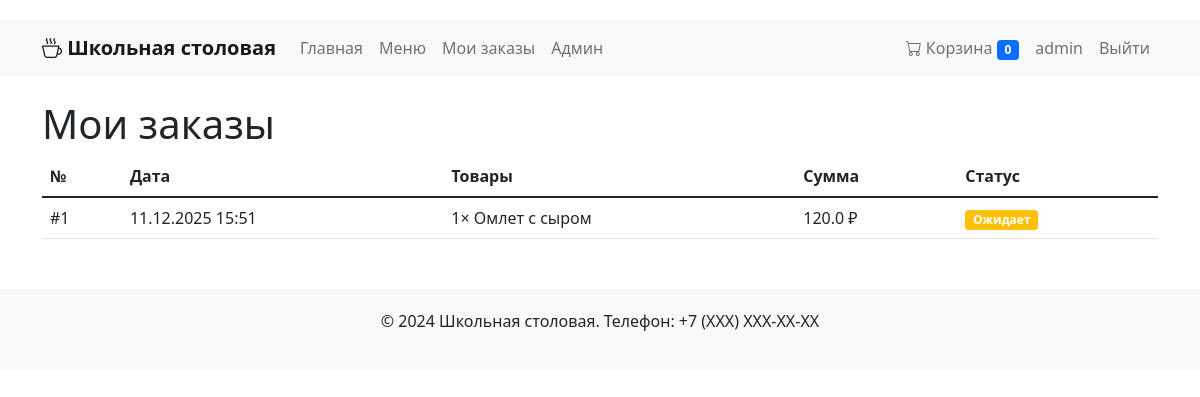
The page /my_orders (signed in) on the database its author committed.
### app.py (models this page shows)
class Order(db.Model):
    id = db.Column(db.Integer, primary_key=True)
    user_id = db.Column(db.Integer, db.ForeignKey('user.id'))
    user = db.relationship('User', backref=db.backref('orders', lazy=True))
    items = db.Column(db.Text)
    total_price = db.Column(db.Float, nullable=False)
    status = db.Column(db.String(20), default='pending')
    order_date = db.Column(db.DateTime, default=datetime.utcnow)

### app.py (the view)
@app.route('/my_orders')
def my_orders():
    if 'user_id' not in session:
        flash('Войдите в систему', 'warning')
        return redirect(url_for('login'))
    orders = Order.query.filter_by(user_id=session['user_id']).order_by(Order.order_date.desc()).all()
    for order in orders:
        order.items_list = json.loads(order.items)
    return render_template('my_orders.html', orders=orders)

### templates/my_orders.html
{% extends "base.html" %}
{% block content %}
<h1>Мои заказы</h1>
{% if orders %}
<table class="table">
    <thead>
        <tr>
            <th>№</th>
            <th>Дата</th>
            <th>Товары</th>
            <th>Сумма</th>
            <th>Статус</th>
        </tr>
    </thead>
    <tbody>
        {% for order in orders %}
        <tr>
            <td>#{{ order.id }}</td>
            <td>{{ order.order_date.strftime('%d.%m.%Y %H:%M') }}</td>
            <td>
                {% for item in order.items_list %}
                {{ item.quantity }}× {{ item.name }}<br>
                {% endfor %}
            </td>
            <td>{{ order.total_price }} ₽</td>
            <td>
                {% if order.status == 'pending' %}
                <span class="badge bg-warning">Ожидает</span>
                {% elif order.status == 'preparing' %}
                <span class="badge bg-info">Готовится</span>
                {% elif order.status == 'ready' %}
                <span class="badge bg-success">Готов</span>
                {% endif %}
            </td>
        </tr>
        {% endfor %}
    </tbody>
</table>
{% else %}
<div class="text-center py-5">
    <h3>Заказов нет</h3>
    <a href="/menu" class="btn btn-primary">Сделать заказ</a>
</div>
{% endif %}
{% endblock %}

### templates/base.html (style rules this page uses)
body { padding-top: 20px; }

### rows shown on the page
Order: id "1", order_date "11.12.2025 15:51", quantity "1", name "Омлет с сыром", total_price "120.0", status "Ожидает"

### other values the page prints
{{ session.username }} "admin"
